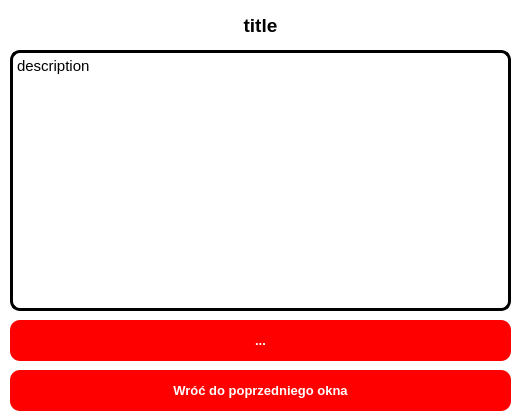
<?xml version="1.0" encoding="UTF-8"?>
<ui version="4.0">
 <class>looktask</class>
 <widget class="QDialog" name="looktask">
  <property name="geometry">
   <rect>
    <x>0</x>
    <y>0</y>
    <width>520</width>
    <height>420</height>
   </rect>
  </property>
  <property name="windowTitle">
   <string>Dialog</string>
  </property>
  <property name="styleSheet">
   <string notr="true">#looktask{
background-color: white;
}</string>
  </property>
  <widget class="QWidget" name="widget" native="true">
   <property name="geometry">
    <rect>
     <x>0</x>
     <y>0</y>
     <width>799</width>
     <height>599</height>
    </rect>
   </property>
   <property name="sizePolicy">
    <sizepolicy hsizetype="Preferred" vsizetype="Ignored">
     <horstretch>0</horstretch>
     <verstretch>0</verstretch>
    </sizepolicy>
   </property>
   <widget class="QLabel" name="description">
    <property name="geometry">
     <rect>
      <x>10</x>
      <y>50</y>
      <width>501</width>
      <height>261</height>
     </rect>
    </property>
    <property name="font">
     <font>
      <pointsize>11</pointsize>
     </font>
    </property>
    <property name="styleSheet">
     <string notr="true">#description{
background-color: white;
border: 3px solid rgba(0, 0, 0, 1);
border-top-right-radius: 10px;
border-top-left-radius: 10px;
border-bottom-right-radius: 10px;
border-bottom-left-radius: 10px;
}</string>
    </property>
    <property name="text">
     <string>description</string>
    </property>
    <property name="alignment">
     <set>Qt::AlignLeading|Qt::AlignLeft|Qt::AlignTop</set>
    </property>
   </widget>
   <widget class="QToolButton" name="link">
    <property name="geometry">
     <rect>
      <x>10</x>
      <y>320</y>
      <width>501</width>
      <height>41</height>
     </rect>
    </property>
    <property name="font">
     <font>
      <pointsize>10</pointsize>
      <weight>75</weight>
      <bold>true</bold>
     </font>
    </property>
    <property name="cursor">
     <cursorShape>PointingHandCursor</cursorShape>
    </property>
    <property name="styleSheet">
     <string notr="true">#link{
background-color: rgba(255,0,0,1);
background-repeat: none;
color: white;
padding-top: 5px;
padding-bottom: 5px;
border-top-right-radius: 10px;
border-top-left-radius: 10px;
border-bottom-right-radius: 10px;
border-bottom-left-radius: 10px;
}
#link:hover{
background-color: rgba(0, 0, 0, 1);
color: white;
}</string>
    </property>
    <property name="text">
     <string>...</string>
    </property>
   </widget>
   <widget class="QLabel" name="title">
    <property name="geometry">
     <rect>
      <x>10</x>
      <y>10</y>
      <width>501</width>
      <height>31</height>
     </rect>
    </property>
    <property name="font">
     <font>
      <pointsize>14</pointsize>
      <weight>75</weight>
      <bold>true</bold>
     </font>
    </property>
    <property name="styleSheet">
     <string notr="true">#title{
text-align: center;
}</string>
    </property>
    <property name="text">
     <string>title</string>
    </property>
    <property name="alignment">
     <set>Qt::AlignCenter</set>
    </property>
   </widget>
   <widget class="QPushButton" name="back">
    <property name="geometry">
     <rect>
      <x>10</x>
      <y>370</y>
      <width>501</width>
      <height>41</height>
     </rect>
    </property>
    <property name="font">
     <font>
      <pointsize>10</pointsize>
      <weight>75</weight>
      <bold>true</bold>
     </font>
    </property>
    <property name="cursor">
     <cursorShape>PointingHandCursor</cursorShape>
    </property>
    <property name="styleSheet">
     <string notr="true">#back{
background-color: rgba(255,0,0,1);
background-repeat: none;
color: white;
padding-top: 5px;
padding-bottom: 5px;
border-top-right-radius: 10px;
border-top-left-radius: 10px;
border-bottom-right-radius: 10px;
border-bottom-left-radius: 10px;
}
#back:hover{
background-color: rgba(0, 0, 0, 1);
color: white;
}</string>
    </property>
    <property name="text">
     <string>Wróć do poprzedniego okna</string>
    </property>
   </widget>
  </widget>
 </widget>
 <resources/>
 <connections/>
</ui>
